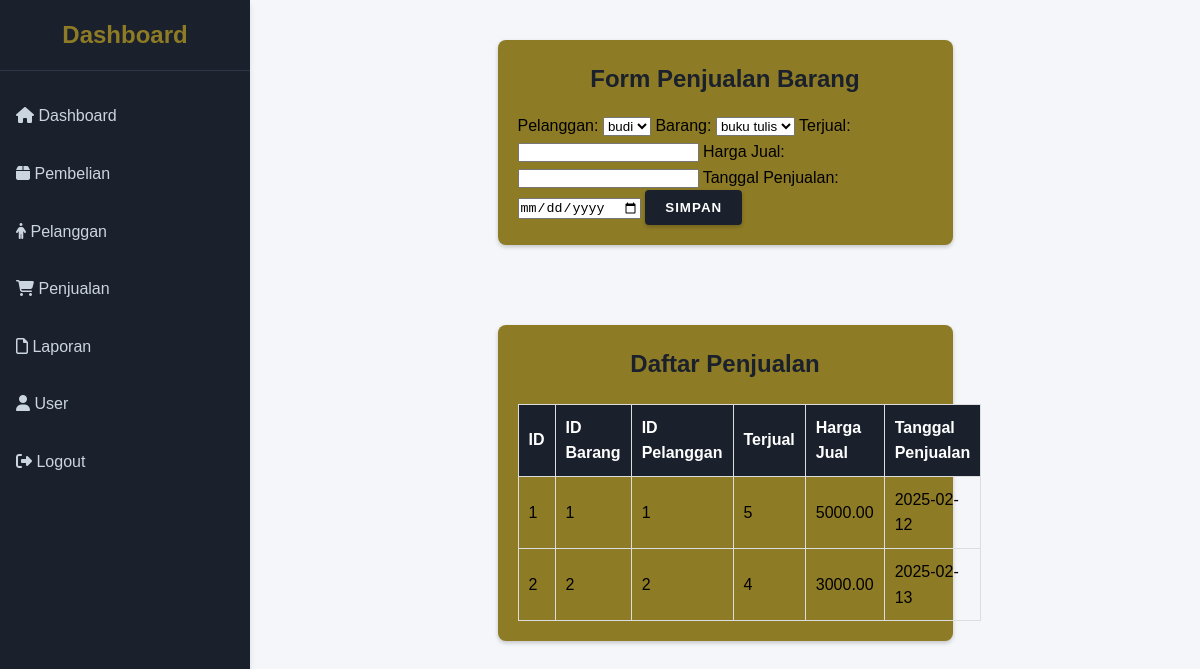
Page /public/penjualan.php (signed in) on the committed database.
### tables this page shows
CREATE TABLE `penjualan` (
  `id_penjualan` int(11) NOT NULL,
  `id_barang` int(11) NOT NULL,
  `id_pelanggan` int(11) NOT NULL,
  `stok` varchar(255) NOT NULL,
  `harga_jual` decimal(10,2) NOT NULL,
  `tanggal_penjualan` date NOT NULL
);

### public/penjualan.php (the view, shortened to what this page needs)
<?php
require_once __DIR__ . '/../app/database.php';
$queryBarang = "SELECT * FROM barang";
$stmtBarang = $conn->prepare($queryBarang);
$stmtBarang->execute();
$barang = $stmtBarang->fetchAll(PDO::FETCH_ASSOC);
$queryPelanggan = "SELECT * FROM pelanggan";
$stmtPelanggan = $conn->prepare($queryPelanggan);
$stmtPelanggan->execute();
$pelanggan = $stmtPelanggan->fetchAll(PDO::FETCH_ASSOC);
$user = $_SESSION['user'];
$query = "SELECT * FROM penjualan";
$stmt = $conn->prepare($query);
$stmt->execute();
$penjualan = $stmt->fetchAll(PDO::FETCH_ASSOC);
?>
<!DOCTYPE html>
<html lang="en">
<head>
  <link rel="stylesheet" href="https://cdnjs.cloudflare.com/ajax/libs/font-awesome/6.4.0/css/all.min.css">
</head>
<body>
  <div class="sidebar">
    <div class="header">
      <h2>Dashboard</h2>
    </div>
    <nav>
    <?php if ($user['role'] === 'admin') : ?>
        <a href="admin_dashboard.php"><i class="fas fa-home"></i> Dashboard</a>
    <?php else : ?>
        <a href="petugas_dashboard.php"><i class="fas fa-home"></i> Dashboard</a>
    <?php endif; ?>
      <a href="barang.php"><i class="fa-solid fa-box"></i> Pembelian</a>
      <a href="pelanggan.php"><i class="fa-solid fa-person"></i> Pelanggan</a>
      <a href="penjualan.php"><i class="fa-solid fa-cart-shopping"></i> Penjualan</a>
      <a href="laporan.php"><i class="fa-regular fa-file"></i> Laporan</a>
      <?php if ($user['role'] === 'admin') : ?>
      <a href="register.php"><i class="fa-solid fa-user"></i> User</a>
      <?php endif; ?>
      <a href="logout.php" class="logout"><i class="fas fa-sign-out-alt"></i> Logout</a>
    </nav>
    </div>
    <div class="content">
    <div class="container">
    <h2>Form Penjualan Barang</h2>
    <form method="POST" action="">
        <label>Pelanggan:</label>
        <select name="id_pelanggan" required>
            <?php foreach ($pelanggan as $item): ?>
                <option value="<?= $item['id_pelanggan']; ?>"><?= htmlspecialchars($item['nama_pelanggan']); ?></option>
            <?php endforeach; ?>
        </select>
        <label>Barang:</label>
        <select name="id_barang" required>
            <?php foreach ($barang as $item): ?>
                <option value="<?= $item['id_barang']; ?>"><?= htmlspecialchars($item['nama_barang']); ?></option>
            <?php endforeach; ?>
        </select>
        <label>Terjual:</label>
        <input type="number" name="stok" required>
        <label>Harga Jual:</label>
        <input type="number" name="harga_jual" required>
        <label>Tanggal Penjualan:</label>
        <input type="date" name="tanggal_penjualan" required>
        <button type="submit">Simpan</button>
    </form>
    </div>
    </div>
    <div class="content">
    <div class="container">
      <h2>Daftar Penjualan</h2>
      <table>
        <thead>
          <tr>
            <th>ID</th>
            <th>ID Barang</th>
            <th>ID Pelanggan</th>
            <th>Terjual</th>
            <th>Harga Jual</th>
            <th>Tanggal Penjualan</th>
          </tr>
        </thead>
        <tbody>
          <?php foreach ($penjualan as $item): ?>
          <tr>
            <td><?= htmlspecialchars($item['id_penjualan']); ?></td>
            <td><?= htmlspecialchars($item['id_barang']); ?></td>
            <td><?= htmlspecialchars($item['id_pelanggan']); ?></td>
            <td><?= htmlspecialchars($item['stok']); ?></td>
            <td><?= htmlspecialchars($item['harga_jual']); ?></td>
            <td><?= htmlspecialchars($item['tanggal_penjualan']); ?></td>
          </tr>
          <?php endforeach; ?>
        </tbody>
      </table>
    </div>
  </div>
</body>
</html>

### public/penjualan.php (style rules this page uses)
table { width: 100%; border-collapse: collapse; margin-top: 20px; }
table, th, td { border: 1px solid #ddd; }
th, td { padding: 10px; text-align: left; }
th { background-color: #1a202c; color: white; }
* { margin: 0; padding: 0; box-sizing: border-box; }
body { font-family: sans-serif; background-color: #f4f6f9; line-height: 1.6; }
.sidebar { width: 250px; height: 100vh; background-color: #1a202c; box-shadow: 0 4px 6px rgba(0, 0, 0, 0.1); position: fixed; left: 0; top: 0; }
.sidebar .header { padding: 1rem; text-align: center; border-bottom: 1px solid #2d3748; }
.sidebar .header h2 { color: rgb(142, 123, 37); font-size: 1.5rem; font-weight: bold; }
.sidebar nav { margin-top: 1rem; }
.sidebar nav a { display: block; padding: 1rem; color: #cbd5e0; text-decoration: none; transition: background 0.3s, color 0.3s; }
.content { margin-left: 250px; padding: 20px; transition: margin-left 0.3s; }
.container { width: 50%; margin: 20px auto; padding: 20px; background-color: rgb(142, 123, 37); border-radius: 8px; box-shadow: 0 2px 4px rgba(0,0,0,0.2); }
.container h2 { color: #1a202c; margin-bottom: 15px; text-align: center; }
button { padding: 10px 20px; border: none; border-radius: 4px; cursor: pointer; font-weight: bold; text-transform: uppercase; letter-spacing: 1px; background-color: #1a202c; color: #fff; box-shadow: 0 2px 4px rgba(0,0,0,0.2); transition: background-color 0.3s, box-shadow 0.3s; }

### rows in the picture
penjualan: id_penjualan "1", id_barang "1", id_pelanggan "1", stok "5", harga_jual "5000.00", tanggal_penjualan "2025-02-12"
penjualan: id_penjualan "2", id_barang "2", id_pelanggan "2", stok "4", harga_jual "3000.00", tanggal_penjualan "2025-02-13"

### other values in the picture
form field id_pelanggan "budi"
form field id_barang "buku tulis"
